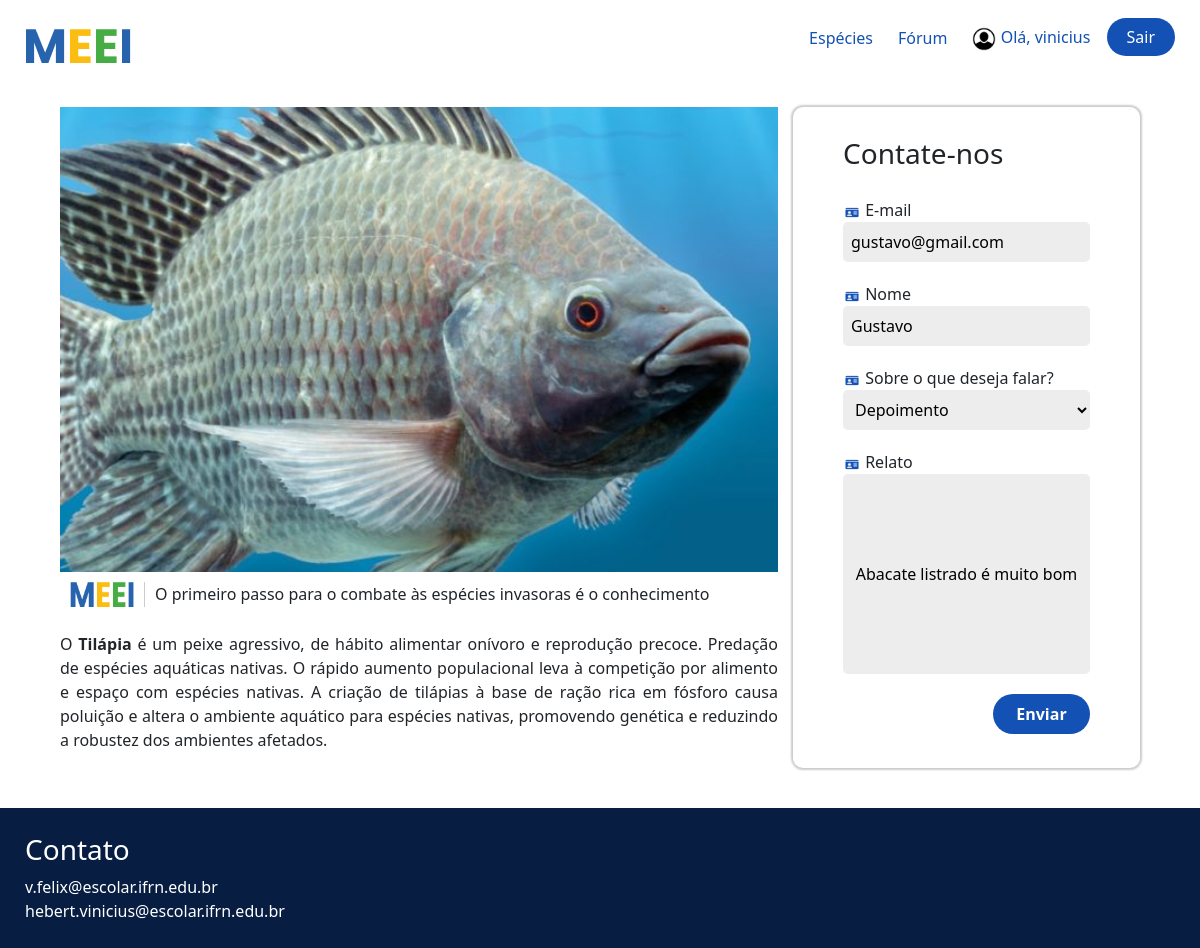
Screenshot of /noticias/depoimentos/1/edicao/ (signed in) with the database file from the repository.
### noticias/models.py (models this page shows, shortened)
class Depoimentos(models.Model):
    DEPOIMENTOS_CHOICES = (
        ('depoimento', 'Depoimento'),
        ('discussao', 'Discussão')
    )
    email = models.EmailField(max_length=150)
    nome = models.CharField(max_length=150)
    depoimento_ou_discussao = models.CharField(
        max_length=11, choices=DEPOIMENTOS_CHOICES
    )
    relato = models.TextField()

### noticias/views.py (the view)
# urls.py: path('depoimentos/<int:id>/edicao/', depoimento_edicao, name='depoimentos_edicao'),
@login_required(login_url='/users/accounts/login/')
def depoimento_edicao(request, id):
    depoimento = get_object_or_404(Depoimentos, id=id)
    if request.method == 'POST':
        form = DepoimentosModelForm(request.POST, request.FILES, instance=depoimento)
        if form.is_valid():
            form.save()
            return redirect('index')
    else:
        form = DepoimentosModelForm(instance=depoimento)
    context = {'form': form}
    return render(request, 'noticias/depoimentos_cadastro.html', context)

### noticias/forms.py
class DepoimentosModelForm(forms.ModelForm):
    class Meta:
        model = Depoimentos
        fields = [
            'email', 'nome', 'relato',
            'depoimento_ou_discussao'
        ]
        widgets = {
            'email': forms.EmailInput(
                attrs={'id': 'id-email', 'placeholder': 'Digite seu email'}
            ),
            'nome': forms.TextInput(
                attrs={'id': 'id-nome', 'placeholder': 'Digite seu nome'}
            ),
            'relato': forms.TextInput(
                attrs={
                    'style': ' height: 200px;' +
                    'text-align: center;' +
                    'justify-content: center;',
                    'id': 'id-senha-confirm'
                }
            ),
            'depoimento_ou_discussao': forms.Select(
                attrs={'id': 'id-assunto'}
            ),
        }

### noticias/templates/noticias/depoimentos_cadastro.html (shortened to what this page needs)
{% extends "global/base.html" %}
{% load static %}
{% block content %}
<div class="container-cadastro">
    <section class="container-cadastro__cadastro">
      <img
        src="{% static 'especies/img/especies/tilapia.jpg' %}"
        alt="Imagem do tilapia"
        class="imagem-especie_cadastro"
      />
      <div class="container-cadastro__logo">
        <img src="{% static 'noticias/img/MEEI.png' %}" alt="Logo do site" />
        <p>
          O primeiro passo para o combate às espécies invasoras é o
          conhecimento
        </p>
      </div>
      <p class="container-cadastro__especie">
        O <b>Tilápia</b> é um peixe agressivo, de hábito alimentar onívoro e reprodução precoce.
        Predação de espécies aquáticas nativas. O rápido aumento
        populacional leva à competição por alimento e espaço com espécies
        nativas. A criação de tilápias à base de ração rica em fósforo causa
        poluição e altera o ambiente aquático para espécies nativas,
        promovendo genética e reduzindo a robustez dos ambientes afetados.
      </p>
    </section>
    <section class="container-formulario">
      <form method="POST" class="container-formulario__form">
        <h3>Contate-nos</h3>
        <div class="container-formulario__form__input">
          <label for="id-email">
            <img
              src="{% static 'noticias/img/icones/icone-cadastro.png' %}"
              alt="Ícone de cadastro"
            />
            E-mail</label
          >
          {{ form.email }}
        </div>
        <div class="container-formulario__form__input">
          <label for="id-nome">
            <img
                src="{% static 'noticias/img/icones/icone-cadastro.png' %}"
              alt="Ícone de cadastro"
            />
            Nome</label
          >
          {{ form.nome }}
        </div>
        <div class="container-formulario__form__input">
          <label for="id-senha">
            <img
              src="{% static 'noticias/img/icones/icone-cadastro.png' %}"
              alt="Ícone de cadastro"
            />
            Sobre o que deseja falar?</label
          >
          {{ form.depoimento_ou_discussao }}
        </div>
        <div class="container-formulario__form__input">
          <label for="id-senha-confirm">
            <img
              src="{% static 'noticias/img/icones/icone-cadastro.png' %}"
              alt="Ícone de cadastro"
            />
            Relato</label
          >
          {{ form.relato }}
        </div>
        <input type="submit" value="Enviar" class="botao-continuar" />
      </form>
      </div>
{% endblock content %}

### templates/global/base.html (shortened to what this page needs)
{% load static %}
<!DOCTYPE html>
<html lang="pt-BR">
<head>
    <link rel="stylesheet" href="{% static 'noticias/css/style.css' %}">
    <link href="https://cdn.jsdelivr.net/npm/bootstrap@5.3.2/dist/css/bootstrap.min.css" rel="stylesheet">
</head>
<body>
    <header>
        <nav>
          <a href="{% url 'index' %}">
            <img src="{% static 'noticias/img/MEEI.png' %}" alt="MEEI" class="logo" />
          </a>
          <ul class="lista-telas">
            <li>
              <a class="lista-telas__especie text-decoration-none" href="{% url 'listagem_especies' %}"
                >Espécies</a
              >
            </li>
            <li>
              <a href="{% url 'forum' %}" class="lista-telas__especie text-decoration-none">Fórum</a>
            </li>
            <li>
              {% if request.user.is_authenticated %}
              <span class="lista-telas__especie text-decoration-none" style="padding-right: 12px" >
                <img
                  src="{% static 'noticias/img/icones/icone-usuario.png' %}"
                  alt="Icone Usuario"
                  style="width: 1.5rem;"
                />
                Olá, {{ request.user.username }}
              </span>
              <a class="lista-telas__entrar text-decoration-none" href="{% url 'logout' %}">Sair</a>
              {% else %}
                <a class="lista-telas__entrar text-decoration-none" href="{% url 'login' %}">Entrar</a>
              {% endif %}
            </li>
          </ul>
        </nav>
      </header>
      <main>
        {% block content %}
        {% endblock content %}
      </main>
      <footer>
        <h3>Contato</h3>
        <a href="mailto:v.felix@escolar.ifrn.edu.br"
            class="text-decoration-none"
          >v.felix@escolar.ifrn.edu.br</a
        >
        <a href="mailto:hebert.vinicius@escolar.ifrn.edu.br"
            class="text-decoration-none"
          >hebert.vinicius@escolar.ifrn.edu.br</a
        >
      </footer>
</body>
</html>

### noticias/static/noticias/css/style.css (style rules this page uses)
:root { --blue: #1351b4; --medium-blue: #0c326f; --dark-blue: #071d41; --grey: #ccc; }
* { margin: 0; padding: 0; box-sizing: border-box; }
body { font-family: "Poppins", sans-serif; min-height: 100vh; }
a { text-decoration: none; }
header { padding: 25px 25px 0; }
nav { display: flex; justify-content: space-between; align-items: center; }
.lista-telas__especie { color: var(--blue); }
.lista-telas__entrar { color: white; background-color: var(--blue); padding: 8px 20px; border-radius: 25px; }
.lista-telas { display: flex; align-items: center; justify-content: center; list-style: none; gap: 25px; }
main { min-height: calc(100vh - 100px); }
main > :not(.dados-estatisticos) { padding: 20px 60px; }
.container-cadastro { display: flex; justify-content: space-between; margin: 20px 0; gap: 15px; }
.container-formulario { border-radius: 10px; box-shadow: 0 0 2px 2px var(--grey); background-color: #ffff; padding: 30px 50px; width: 420px; display: flex; flex-direction: column; gap: 70px; }
.container-formulario__form { display: flex; flex-direction: column; gap: 20px; }
.container-formulario__form__input { display: flex; flex-direction: column; }
input, select { border: none; background-color: #ededed; border-radius: 5px; font-family: "Poppins", sans-serif; padding: 8px; }
.imagem-especie_cadastro { width: 100%; }
.container-cadastro__cadastro { max-width: 750px; }
.container-cadastro__logo { display: flex; flex-direction: row; gap: 10px; padding-top: 10px; padding-left: 10px; text-align: justify; }
.container-cadastro__logo img { width: 75px; height: 25px; border-right: 1px solid var(--grey); padding-right: 10px; }
.container-cadastro__especie { text-align: justify; padding-top: 10px; }
.container-formulario__form__input label { font-weight: 500; }
.container-formulario__form__input img { width: 18px; height: 15px; }
.botao-continuar { color: white; background-color: var(--blue); margin: 0 0px 0 150px; padding: 8px; border-style: none; border-radius: 25px; font-weight: bold; text-align: center; cursor: pointer; }
a { text-decoration: none; color: inherit; }
footer { background-color: var(--dark-blue); display: flex; flex-direction: column; padding: 25px; }
footer h3, footer a { color: white; }

### rows the page displays
Depoimentos: email "gustavo@gmail.com", nome "Gustavo", depoimento_ou_discussao "Depoimento", relato "Abacate listrado é muito bom"

### other values shown
{{ request.user.username }} "vinicius"
